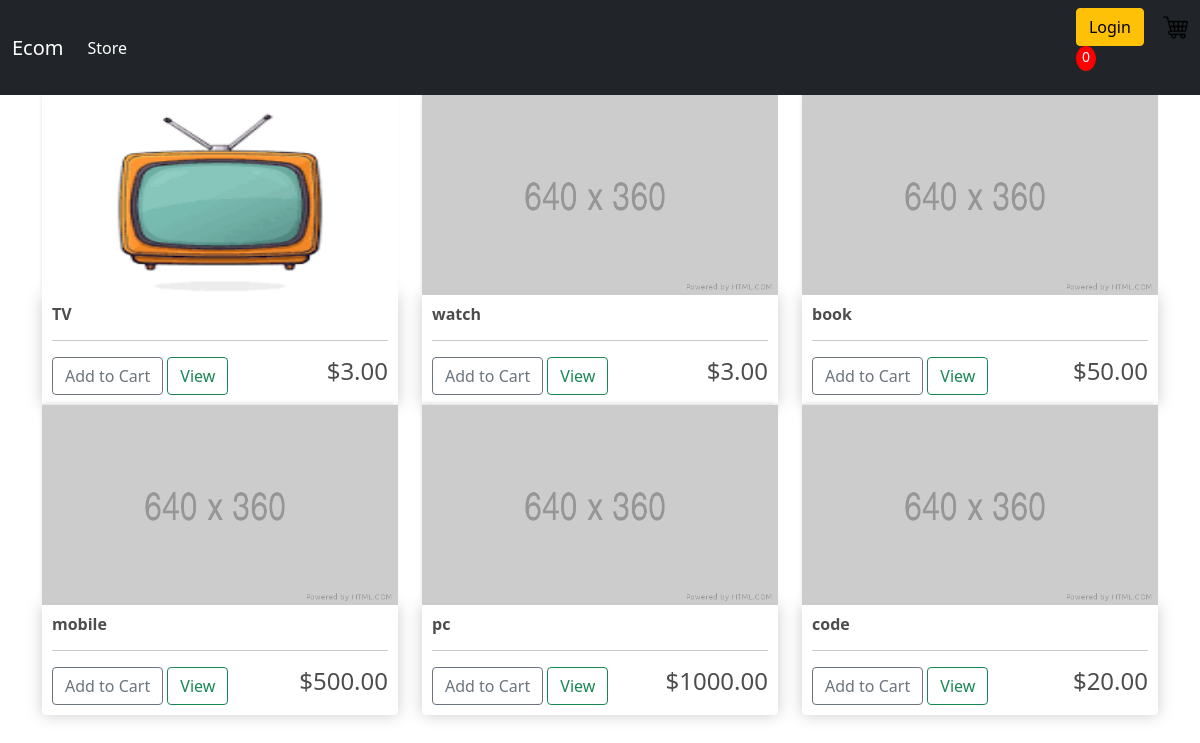
The page / on the database its author committed.
### store/models.py (models this page shows, shortened)
class Product(models.Model):
    name = models.CharField(max_length=200, null=True)
    price = models.FloatField()
    digital = models.BooleanField(default=False, null=True, blank=False)
    image = models.ImageField(null=True, blank=True)
    @property
    def imageURL(self):
        try:
            url = self.image.url
        except:
            url = ''
        return url

### store/views.py (the view)
# urls.py: path('', include('store.urls'))
def store(request):
    if request.user.is_authenticated:
        customer = request.user.customer
        order, created = Order.objects.get_or_create(customer=customer, complete=False)
        items = order.orderitem_set.all()
        cartItems = order.get_cart_items
    else:
        items = []
        order = {'get_cart_total':0, 'get_cart_items':0, 'shipping':False}
        cartItems = order['get_cart_items']
    products = Product.objects.all()
    context = {'products': products, 'cartItems': cartItems}
    return render(request, 'store/store.html', context)

### store/templates/store/store.html
{% extends 'store/main.html' %}
{% load static %}
{% block content %}
    <div class="row">
        {% for product in products %}
        <div class="col-lg-4">
            <img class="thumbnail" src="{{ product.imageURL }}">
            <div class="box-element product">
                <h6><strong>{{product.name}}</strong></h6>
                <hr>
                <button data-product="{{product.id}}" data-action="add" class="btn btn-outline-secondary add-btn update-cart">Add to Cart</button>
                <a class="btn btn-outline-success" href="#">View</a>
                <h4 style="display: inline-block; float: right;">${{product.price|floatformat:2}}</h4>
            </div>
        </div>
        {% endfor %}
    </div>
{% endblock content %}

### store/templates/store/main.html (shortened to what this page needs)
<!DOCTYPE html>
{% load static %}
<link rel="stylesheet" type="text/css" href="{% static 'css/main.css' %}">
<html lang="en">
<head>
    <link href="https://cdn.jsdelivr.net/npm/bootstrap@5.0.0-beta3/dist/css/bootstrap.min.css"
          rel="stylesheet"
>
</head>
<body>
        <nav class="navbar navbar-expand-lg navbar-dark bg-dark">
  <div class="container-fluid">
    <a class="navbar-brand" href="{% url 'store' %}">Ecom</a>
    <div class="collapse navbar-collapse" id="navbarSupportedContent">
      <ul class="navbar-nav me-auto mb-2 mb-lg-0">
        <li class="nav-item">
          <a class="nav-link active" aria-current="page" href="{% url 'store' %}">Store</a>
        </li>
      </ul>
        <div class="form-inline my-2 my-lg-0">
            <a href="#" class="btn btn-warning">Login</a>
            <a href="{% url 'cart' %}">
                <img id="cart-icon" src="{% static 'images/cart.png' %}">
            </a>
                <p id="cart-total">{{cartItems}}</p>
        </div>
    </div>
  </div>
</nav>
        <div class="container">
            {% block content %}
            {% endblock content %}
        </div>
</body>
</html>

### static/css/main.css (style rules this page uses)
body { background-color: hsl(0, 0%, 98%); }
h1,h2,h3,h4,h5,h6 { color:hsl(0, 0%, 30%); }
.box-element { box-shadow:hsl(0, 0%, 80%) 0 0 16px; background-color: #fff; border-radius: 4px; padding: 10px; }
.thumbnail { width: 100%; height: 200px; -webkit-box-shadow: -1px -3px 5px -2px rgba(214,214,214,1); -moz-box-shadow: -1px -3px 5px -2px rgba(214,214,214,1); box-shadow: -1px -3px 5px -2px rgba(214,214,214,1); }
.product { border-radius: 0 0 4px 4px; }
.bg-dark { background-color: #4f868c!important; }
#cart-icon { width:25px; display: inline-block; margin-left: 15px; }
#cart-total { display: block; text-align: center; color:#fff; background-color: red; width: 20px; height: 25px; border-radius: 50%; font-size: 14px; }
.col-lg-4, .col-lg-6, .col-lg-8, .col-lg-12 { margin-top: 10px; }
.btn { border-radius: 0; }

### rows shown on the page
Product: imageURL (picture), name "TV", price "3.00"
Product: imageURL (placeholder picture), name "watch", price "3.00"
Product: imageURL (placeholder picture), name "book", price "50.00"
Product: imageURL (placeholder picture), name "mobile", price "500.00"
Product: imageURL (placeholder picture), name "pc", price "1000.00"
Product: imageURL (placeholder picture), name "code", price "20.00"

### other values the page prints
{{ cartItems }} "0"
